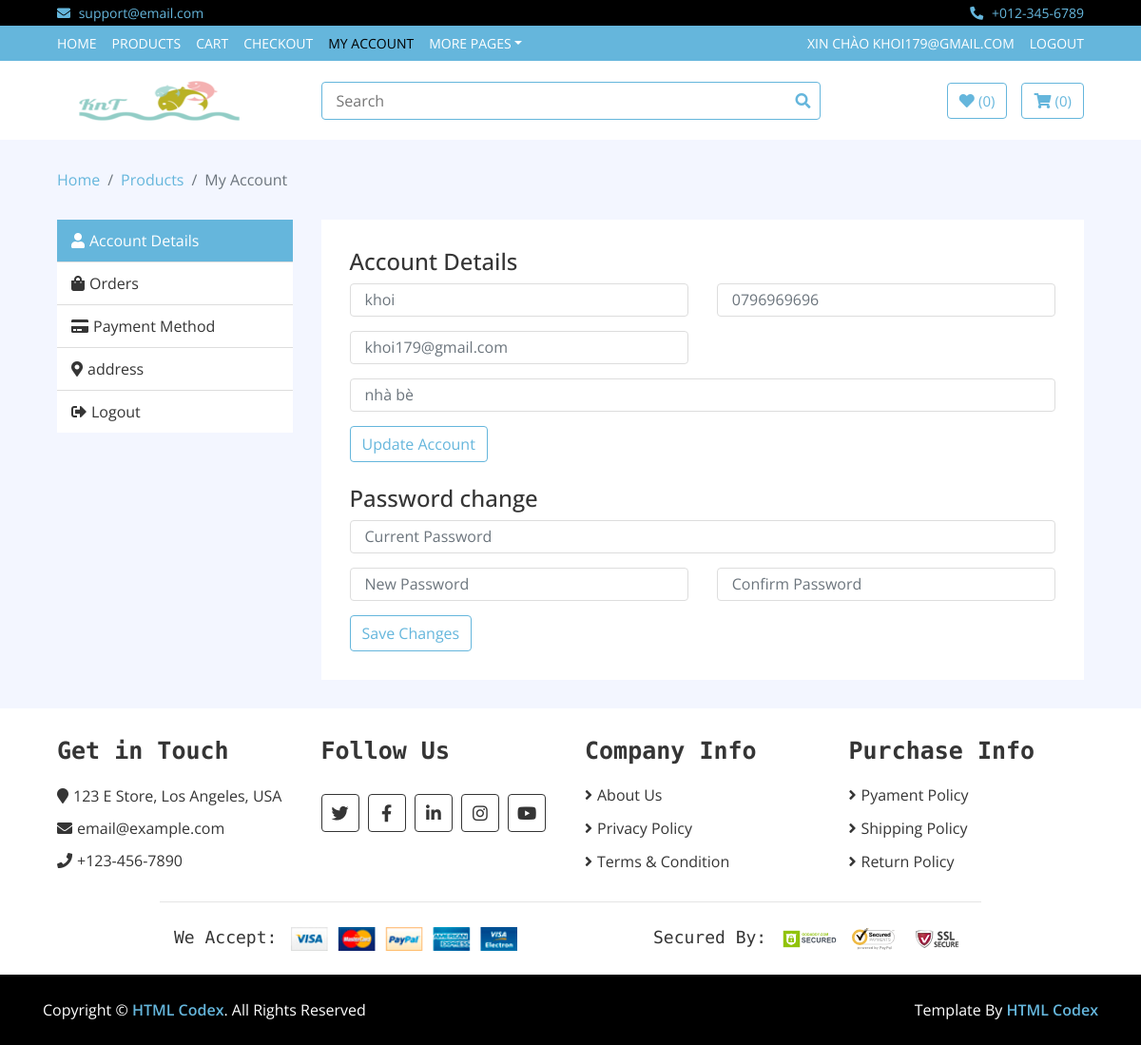
/my-account.php (signed in), run on the app's committed database.
### tables this page shows
CREATE TABLE IF NOT EXISTS `khachhang` (
  `makh` char(10) NOT NULL,
  `email` varchar(50) NOT NULL DEFAULT '',
  `matkhau` varchar(32) NOT NULL,
  `tenkh` varchar(50) NOT NULL,
  `diachi` varchar(100) NOT NULL,
  `dienthoai` varchar(10) NOT NULL,
  PRIMARY KEY (`email`),
  UNIQUE KEY `makh` (`makh`)
);

### classes/Db.class.php (called while the page is built, shortened)
<?php
class Db{
		private $pdo= null;
		public function __construct()
		{
			$driver="mysql:host=". HOST."; dbname=". DB_NAME;
			try
			{
				$this->pdo = new PDO($driver, DB_USER, DB_PASS);
				$this->pdo->query("set names 'utf8' ");
			}
			catch(PDOException $e)
			{
				echo "Err:". $e->getMessage();	exit();
			}
		}
		private function query($sql, $arr = array(), $mode = PDO::FETCH_ASSOC)
		{
			$stm = $this->pdo->prepare($sql);
			if (!$stm->execute( $arr))
				{
				echo "Sql lỗi.";
				echo $this->sql_debug($sql,$arr);
				}
			return $stm->fetchAll($mode);
		}
		public function exeQuery($sql,  $arr = array(), $mode = PDO::FETCH_ASSOC)
		{
			return $this->query($sql, $arr, $mode);
		}
	}
?>

### my-account.php (the view, shortened to what this page needs)
<!DOCTYPE html>
<html lang="en">
    <head>
        <link href="https://stackpath.bootstrapcdn.com/bootstrap/4.4.1/css/bootstrap.min.css" rel="stylesheet">
        <link href="https://cdnjs.cloudflare.com/ajax/libs/font-awesome/5.10.0/css/all.min.css" rel="stylesheet">
        <link href="lib/slick/slick.css" rel="stylesheet">
        <link href="lib/slick/slick-theme.css" rel="stylesheet">
        <link href="css/style.css" rel="stylesheet">
    </head>
    <body>
    <?php
    $db=new Db();
    ?>
        <div class="top-bar">
            <div class="container-fluid">
                <div class="row">
                    <div class="col-sm-6">
                        <i class="fa fa-envelope"></i>
                        support@email.com
                    </div>
                    <div class="col-sm-6">
                        <i class="fa fa-phone-alt"></i>
                        +012-345-6789
                    </div>
                </div>
            </div>
        </div>
        <div class="nav">
            <div class="container-fluid">
                <nav class="navbar navbar-expand-md bg-dark navbar-dark">
                    <div class="collapse navbar-collapse justify-content-between" id="navbarCollapse">
                        <div class="navbar-nav mr-auto">
                            <a href="index.html" class="nav-item nav-link">Home</a>
                            <a href="product-list.html" class="nav-item nav-link">Products</a>
                            <a href="cart.html" class="nav-item nav-link">Cart</a>
                            <a href="checkout.html" class="nav-item nav-link">Checkout</a>
                            <a href="my-account.html" class="nav-item nav-link active">My Account</a>
                            <div class="nav-item dropdown">
                                <a href="#" class="nav-link dropdown-toggle" data-toggle="dropdown">More Pages</a>
                            </div>
                        </div>
                        <div class="navbar-nav ml-auto">
                                <?php
                                if (isset($_SESSION['email']) && $_SESSION['email']){
                                    ?><a class="nav-item nav-link"> Xin chào <?php echo $_SESSION['email']."<br/>";?> </a>
                                    <a href="logout.php" class="nav-link" >Logout</a><?php
                                }
                                else{
                                    include "drop.php";
                                }?>
                            </div>
                    </div>
                </nav>
            </div>
        </div>
        <div class="bottom-bar">
            <div class="container-fluid">
                <div class="row align-items-center">
                    <div class="col-md-3">
                        <div class="logo">
                            <a href="index.html">
                                <img src="img/logo.png" alt="Logo">
                            </a>
                        </div>
                    </div>
                    <div class="col-md-6">
                        <div class="search">
                            <input type="text" placeholder="Search">
                            <button><i class="fa fa-search"></i></button>
                        </div>
                    </div>
                    <div class="col-md-3">
                        <div class="user">
                            <a href="wishlist.html" class="btn wishlist">
                                <i class="fa fa-heart"></i>
                                <span>(0)</span>
                            </a>
                            <a href="cart.html" class="btn cart">
                                <i class="fa fa-shopping-cart"></i>
                                <span>(0)</span>
                            </a>
                        </div>
                    </div>
                </div>
            </div>
        </div>
        <div class="breadcrumb-wrap">
            <div class="container-fluid">
                <ul class="breadcrumb">
                    <li class="breadcrumb-item"><a href="#">Home</a></li>
                    <li class="breadcrumb-item"><a href="#">Products</a></li>
                    <li class="breadcrumb-item active">My Account</li>
                </ul>
            </div>
        </div>
        <div class="my-account">
            <div class="container-fluid">
                <div class="row">
                    <div class="col-md-3">
                        <div class="nav flex-column nav-pills" role="tablist" aria-orientation="vertical">
                        <a class="nav-link active" id="account-nav" data-toggle="pill" href="#account-tab" role="tab"><i class="fa fa-user"></i>Account Details</a>
                            <a class="nav-link" id="orders-nav" data-toggle="pill" href="#orders-tab" role="tab"><i class="fa fa-shopping-bag"></i>Orders</a>
                            <a class="nav-link" id="payment-nav" data-toggle="pill" href="#payment-tab" role="tab"><i class="fa fa-credit-card"></i>Payment Method</a>
                            <a class="nav-link" id="address-nav" data-toggle="pill" href="#address-tab" role="tab"><i class="fa fa-map-marker-alt"></i>address</a>
                            <a class="nav-link" href="logout.php"><i class="fa fa-sign-out-alt"></i>Logout</a>
                        </div>
                    </div>
                    <div class="col-md-9">
                        <div class="tab-content">
                        <?php include "account-detail.php";?>
                        </div>
                    </div>
                </div>
            </div>
        </div>
        <div class="footer">
            <div class="container-fluid">
                <div class="row">
                    <div class="col-lg-3 col-md-6">
                        <div class="footer-widget">
                            <h2>Get in Touch</h2>
                            <div class="contact-info">
                                <p><i class="fa fa-map-marker"></i>123 E Store, Los Angeles, USA</p>
                                <p><i class="fa fa-envelope"></i>email@example.com</p>
                                <p><i class="fa fa-phone"></i>+123-456-7890</p>
                            </div>
                        </div>
                    </div>
                    <div class="col-lg-3 col-md-6">
                        <div class="footer-widget">
                            <h2>Follow Us</h2>
                            <div class="contact-info">
                                <div class="social">
                                    <a href=""><i class="fab fa-twitter"></i></a>
                                    <a href=""><i class="fab fa-facebook-f"></i></a>
                                    <a href=""><i class="fab fa-linkedin-in"></i></a>
                                    <a href=""><i class="fab fa-instagram"></i></a>
                                    <a href=""><i class="fab fa-youtube"></i></a>
                                </div>
                            </div>
                        </div>
                    </div>
                    <div class="col-lg-3 col-md-6">
                        <div class="footer-widget">
                            <h2>Company Info</h2>
                            <ul>
                                <li><a href="#">About Us</a></li>
                                <li><a href="#">Privacy Policy</a></li>
                                <li><a href="#">Terms & Condition</a></li>
                            </ul>
                        </div>
                    </div>
                    <div class="col-lg-3 col-md-6">
                        <div class="footer-widget">
                            <h2>Purchase Info</h2>
                            <ul>
                                <li><a href="#">Pyament Policy</a></li>
                                <li><a href="#">Shipping Policy</a></li>
                                <li><a href="#">Return Policy</a></li>
                            </ul>
                        </div>
                    </div>
                </div>
                <div class="row payment align-items-center">
                    <div class="col-md-6">
                        <div class="payment-method">
                            <h2>We Accept:</h2>
                            <img src="img/payment-method.png" alt="Payment Method" />
                        </div>
                    </div>
                    <div class="col-md-6">
                        <div class="payment-security">
                            <h2>Secured By:</h2>
                            <img src="img/godaddy.svg" alt="Payment Security" />
                            <img src="img/norton.svg" alt="Payment Security" />
                            <img src="img/ssl.svg" alt="Payment Security" />
                        </div>
                    </div>
                </div>
            </div>
        </div>
        <div class="footer-bottom">
            <div class="container">
                <div class="row">
                    <div class="col-md-6 copyright">
                        <p>Copyright &copy; <a href="https://htmlcodex.com">HTML Codex</a>. All Rights Reserved</p>
                    </div>
                    <div class="col-md-6 template-by">
                        <p>Template By <a href="https://htmlcodex.com">HTML Codex</a></p>
                    </div>
                </div>
            </div>
        </div>
    </body>
</html>

### account-detail.php (shortened to what this page needs)
<?php
        if (isset($_SESSION['email']) && $_SESSION['email']){
            $email=$_SESSION['email'];
            $sachs=$db->exeQuery("select * from khachhang where email = '$email'");
            foreach ($sachs as $sach){?>
<div class="tab-pane fade show active" id="account-tab" role="tabpanel" aria-labelledby="account-nav">
                                <h4>Account Details</h4>
                                <div class="row">
                                    <div class="col-md-6">
                                        <input class="form-control" type="text" placeholder="<?php echo $sach['tenkh'];?>">
                                    </div>
                                    <div class="col-md-6">
                                        <input class="form-control" type="text" placeholder="<?php echo $sach['dienthoai'];?>">
                                    </div>
                                    <div class="col-md-6">
                                        <input class="form-control" type="text" placeholder="<?php echo $sach['email'];?>">
                                    </div>
                                    <div class="col-md-12">
                                        <input class="form-control" type="text" placeholder="<?php echo $sach['diachi'];?>">
                                    </div>
                                    <div class="col-md-12">
                                        <button class="btn">Update Account</button>
                                        <br><br>
                                    </div>
                                </div>
                                <h4>Password change</h4>
                                <div class="row">
                                    <div class="col-md-12">
                                        <input class="form-control" type="password" placeholder="Current Password">
                                    </div>
                                    <div class="col-md-6">
                                        <input class="form-control" type="text" placeholder="New Password">
                                    </div>
                                    <div class="col-md-6">
                                        <input class="form-control" type="text" placeholder="Confirm Password">
                                    </div>
                                    <div class="col-md-12">
                                        <button class="btn">Save Changes</button>
                                    </div>
                                </div>
                            </div>
                            <?php
                            }
                        }
                            ?>

### data on the page
khachhang: tenkh "khoi", dienthoai "0796969696", email "khoi179@gmail.com", diachi "nhà bè"

### other printed values
$_SESSION['email'] "KHOI179@GMAIL.COM"
